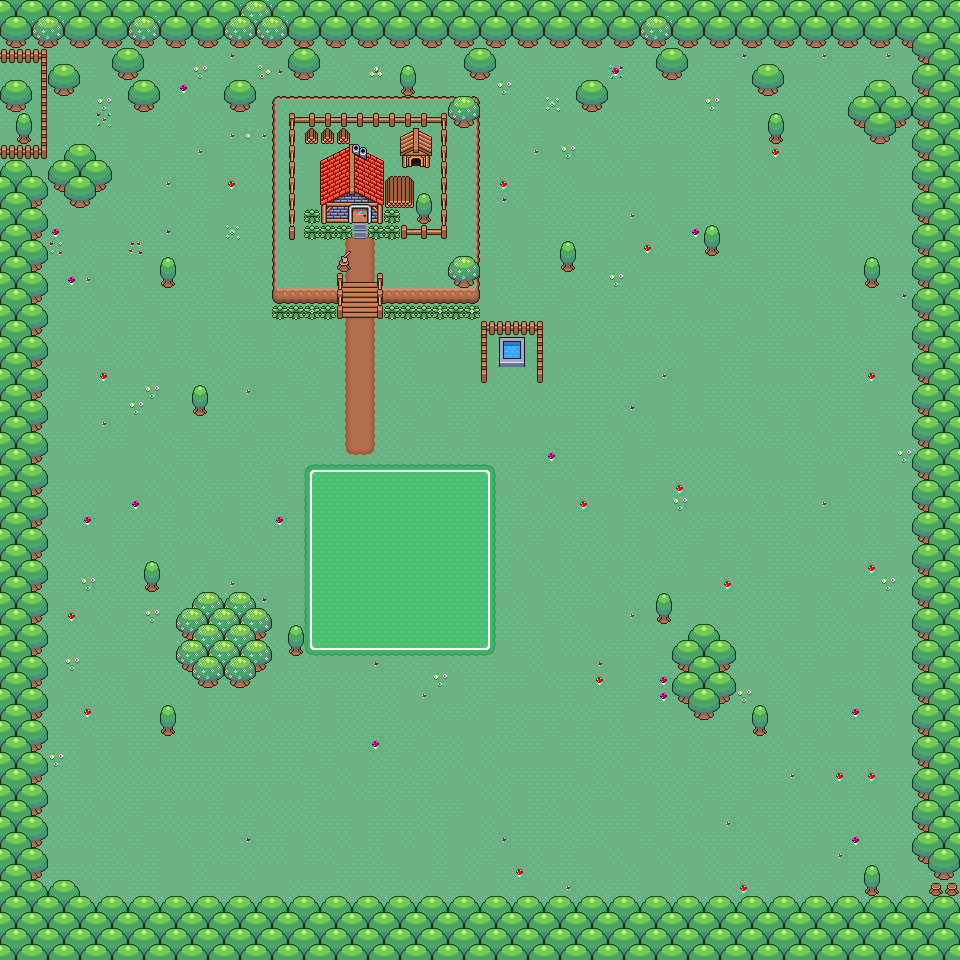

A 2D game scene composited from a Tiled map and its tileset images. What follows is a short description and the map's XML, with each tile layer's data collapsed to a summary:
An orthogonal 60x60 tile map with 16x16 px tiles, 3 tile layers (BG, BG2, BG3), 5 tilesets and 178 objects (112x grass, 62x collision, transition, instructions, player, ...).

<map version="1.8" tiledversion="1.8.2" orientation="orthogonal" renderorder="right-down" width="60" height="60" tilewidth="16" tileheight="16" infinite="0" nextlayerid="11" nextobjectid="387">
 <tileset firstgid="1" source="../TSX/FD_Forest.tsx" />
 <tileset firstgid="1281" source="../TSX/FD_Village.tsx" />
 <tileset firstgid="2625" source="../TSX/RA_Village.tsx" />
 <tileset firstgid="3649" name="FD_Ground_Tiles" tilewidth="16" tileheight="16" tilecount="1911" columns="39">
  <image source="../TSX/Tilesets/FD_Ground_Tiles.png" width="624" height="784" />
 </tileset>
 <tileset firstgid="5560" source="../TSX/FD_Grasslands.tsx" />
 <layer id="1" name="BG" width="60" height="60">
  <data>[3600 cells, 3600 non-empty, 3 distinct tile ids]</data>
 </layer>
 <layer id="2" name="BG2" width="60" height="60">
  <data>[3600 cells, 3512 non-empty, 238 distinct tile ids]</data>
 </layer>
 <layer id="3" name="BG3" width="60" height="60">
  <data>[3600 cells, 110 non-empty, 75 distinct tile ids]</data>
 </layer>
 <objectgroup id="6" name="Collisions">
  <object id="190" name="collision" x="48" y="64" width="32" height="32" />
  <object id="193" name="collision" x="0" y="48" width="48" height="112" />
  <object id="194" name="collision" x="112" y="48" width="32" height="32" />
  <object id="195" name="collision" x="128" y="80" width="32" height="32" />
  <object id="196" name="collision" x="224" y="80" width="32" height="32" />
  <object id="197" name="collision" x="288" y="48" width="32" height="32" />
  <object id="198" name="collision" x="400" y="64" width="16" height="32" />
  <object id="199" name="collision" x="464" y="48" width="32" height="32" />
  <object id="200" name="collision" x="576" y="80" width="32" height="32" />
  <object id="201" name="collision" x="656" y="48" width="32" height="32" />
  <object id="202" name="collision" x="752" y="64" width="32" height="32" />
  <object id="203" name="collision" x="768" y="112" width="16" height="32" />
  <object id="204" name="collision" x="864" y="80" width="32" height="64" />
  <object id="205" name="collision" x="848" y="96" width="16" height="32" />
  <object id="206" name="collision" x="896" y="96" width="16" height="32" />
  <object id="208" name="collision" x="864" y="256" width="16" height="32" />
  <object id="209" name="collision" x="704" y="224" width="16" height="32" />
  <object id="210" name="collision" x="560" y="240" width="16" height="32" />
  <object id="211" name="collision" x="480" y="320" width="16" height="64" />
  <object id="212" name="collision" x="496" y="320" width="48" height="16" />
  <object id="213" name="collision" x="528" y="336" width="16" height="48" />
  <object id="214" name="collision" x="496" y="336" width="32" height="32" />
  <object id="215" name="collision" x="272" y="96" width="208" height="32" />
  <object id="217" name="collision" x="464" y="128" width="16" height="176" />
  <object id="218" name="collision" x="448" y="256" width="16" height="48" />
  <object id="219" name="collision" x="384" y="288" width="64" height="16" />
  <object id="220" name="collision" x="272" y="288" width="64" height="16" />
  <object id="221" name="collision" x="272" y="240" width="16" height="48" />
  <object id="222" name="collision" x="336" y="256" width="16" height="16" />
  <object id="224" name="collision" x="272" y="128" width="32" height="112" />
  <object id="225" name="collision" x="304" y="128" width="144" height="80" />
  <object id="229" name="collision" x="304" y="208" width="48" height="32" />
  <object id="230" name="collision" x="368" y="208" width="80" height="32" />
  <object id="231" name="collision" x="272" y="304" width="64" height="16" />
  <object id="232" name="collision" x="384" y="304" width="96" height="16" />
  <object id="233" name="collision" x="64" y="144" width="32" height="64" />
  <object id="234" name="collision" x="48" y="160" width="16" height="32" />
  <object id="235" name="collision" x="96" y="160" width="16" height="32" />
  <object id="236" name="collision" x="160" y="256" width="16" height="32" />
  <object id="237" name="collision" x="192" y="384" width="16" height="32" />
  <object id="238" name="collision" x="144" y="560" width="16" height="32" />
  <object id="239" name="collision" x="160" y="704" width="16" height="32" />
  <object id="240" name="collision" x="176" y="608" width="16" height="64" />
  <object id="241" name="collision" x="192" y="592" width="64" height="96" />
  <object id="242" name="collision" x="256" y="608" width="16" height="64" />
  <object id="243" name="collision" x="288" y="624" width="16" height="32" />
  <object id="244" name="collision" x="656" y="592" width="16" height="32" />
  <object id="245" name="collision" x="752" y="704" width="16" height="32" />
  <object id="246" name="collision" x="672" y="640" width="16" height="64" />
  <object id="247" name="collision" x="688" y="624" width="32" height="96" />
  <object id="248" name="collision" x="720" y="640" width="16" height="64" />
  <object id="249" name="collision" x="864" y="864" width="16" height="32" />
  <object id="250" name="collision" x="928" y="880" width="32" height="16" />
  <object id="251" name="collision" x="384" y="448" width="16" height="16" />
  <object id="252" name="collision" x="0" y="160" width="48" height="800" />
  <object id="253" name="collision" x="48" y="880" width="32" height="16" />
  <object id="255" name="collision" x="48" y="896" width="912" height="64" />
  <object id="257" name="collision" x="0" y="0" width="960" height="48" />
  <object id="259" name="collision" x="912" y="48" width="48" height="816" />
  <object id="262" name="collision" x="928" y="864" width="32" height="16" />
  <object id="382" name="collision" x="336" y="272" width="16" height="48" />
  <object id="383" name="collision" x="368" y="272" width="16" height="48" />
 </objectgroup>
 <objectgroup id="7" name="Monsters">
  <object id="267" name="grass" gid="5065" x="320" y="496" width="16" height="16" />
  <object id="268" name="grass" gid="5067" x="464" y="496" width="16" height="16" />
  <object id="270" name="grass" gid="5143" x="320" y="640" width="16" height="16" />
  <object id="271" name="grass" gid="5145" x="464" y="640" width="16" height="16" />
  <object id="272" name="grass" gid="5066" x="336" y="496" width="16" height="16" />
  <object id="273" name="grass" gid="5066" x="336" y="496" width="16" height="16" />
  <object id="274" name="grass" gid="5066" x="352" y="496" width="16" height="16" />
  <object id="275" name="grass" gid="5066" x="368" y="496" width="16" height="16" />
  <object id="276" name="grass" gid="5066" x="384" y="496" width="16" height="16" />
  <object id="277" name="grass" gid="5066" x="400" y="496" width="16" height="16" />
  <object id="278" name="grass" gid="5066" x="416" y="496" width="16" height="16" />
  <object id="279" name="grass" gid="5066" x="432" y="496" width="16" height="16" />
  <object id="280" name="grass" gid="5066" x="448" y="496" width="16" height="16" />
  <object id="281" name="grass" gid="5106" x="464" y="512" width="16" height="16" />
  <object id="282" name="grass" gid="5106" x="464" y="528" width="16" height="16" />
  <object id="283" name="grass" gid="5106" x="464" y="544" width="16" height="16" />
  <object id="284" name="grass" gid="5106" x="464" y="560" width="16" height="16" />
  <object id="285" name="grass" gid="5106" x="464" y="576" width="16" height="16" />
  <object id="286" name="grass" gid="5106" x="464" y="592" width="16" height="16" />
  <object id="287" name="grass" gid="5106" x="464" y="608" width="16" height="16" />
  </objectgroup>
 <objectgroup id="8" name="Transitions">
  <!-- 4 objects omitted --></objectgroup>
 <objectgroup id="9" name="Entities">
  <!-- 3 objects omitted --></objectgroup>
</map>
<!-- 96 of 178 objects omitted -->
